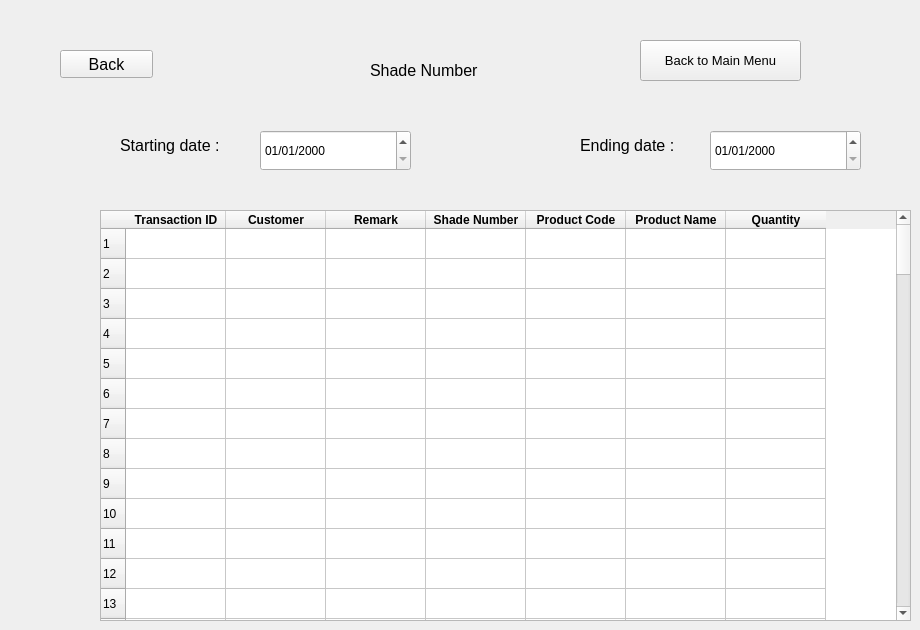
    <widget class="QWidget" name="shade_view_by_custom">
     <widget class="QPushButton" name="back_view_rm_9">
      <property name="geometry">
       <rect>
        <x>60</x>
        <y>50</y>
        <width>93</width>
        <height>28</height>
       </rect>
      </property>
      <property name="font">
       <font>
        <pointsize>12</pointsize>
       </font>
      </property>
      <property name="text">
       <string>Back</string>
      </property>
     </widget>
     <widget class="QLabel" name="label_62">
      <property name="geometry">
       <rect>
        <x>370</x>
        <y>50</y>
        <width>151</width>
        <height>41</height>
       </rect>
      </property>
      <property name="font">
       <font>
        <pointsize>12</pointsize>
       </font>
      </property>
      <property name="text">
       <string>Shade Number</string>
      </property>
     </widget>
     <widget class="QPushButton" name="pushButton_13">
      <property name="geometry">
       <rect>
        <x>640</x>
        <y>40</y>
        <width>161</width>
        <height>41</height>
       </rect>
      </property>
      <property name="font">
       <font>
        <pointsize>10</pointsize>
       </font>
      </property>
      <property name="text">
       <string>Back to Main Menu</string>
      </property>
     </widget>
     <widget class="QLabel" name="label_63">
      <property name="geometry">
       <rect>
        <x>580</x>
        <y>120</y>
        <width>181</width>
        <height>51</height>
       </rect>
      </property>
      <property name="font">
       <font>
        <pointsize>12</pointsize>
       </font>
      </property>
      <property name="text">
       <string>Ending date : </string>
      </property>
     </widget>
     <widget class="QLabel" name="label_64">
      <property name="geometry">
       <rect>
        <x>120</x>
        <y>120</y>
        <width>181</width>
        <height>51</height>
       </rect>
      </property>
      <property name="font">
       <font>
        <pointsize>12</pointsize>
       </font>
      </property>
      <property name="text">
       <string>Starting date : </string>
      </property>
     </widget>
     <widget class="QTableWidget" name="shade_view_table">
      <property name="geometry">
       <rect>
        <x>100</x>
        <y>210</y>
        <width>811</width>
        <height>411</height>
       </rect>
      </property>
      <property name="rowCount">
       <number>100</number>
      </property>
      <property name="columnCount">
       <number>7</number>
      </property>
      <row/>
      <row/>
      <row/>
      <row/>
      <row/>
      <row/>
      <row/>
      <row/>
      <row/>
      <row/>
      <row/>
      <row/>
      <row/>
      <row/>
      <row/>
      <row/>
      <row/>
      <row/>
      <row/>
      <row/>
      <row/>
      <row/>
      <row/>
      <row/>
      <row/>
      <row/>
      <row/>
      <row/>
      <row/>
      <row/>
      <row/>
      <row/>
      <row/>
      <row/>
      <row/>
      <row/>
      <row/>
      <row/>
      <row/>
      <row/>
      <row/>
      <row/>
      <row/>
      <row/>
      <row/>
      <row/>
      <row/>
      <row/>
      <row/>
      <row/>
      <row/>
      <row/>
      <row/>
      <row/>
      <row/>
      <row/>
      <row/>
      <row/>
      <row/>
      <row/>
      <row/>
      <row/>
      <row/>
      <row/>
      <row/>
      <row/>
      <row/>
      <row/>
      <row/>
      <row/>
      <row/>
      <row/>
      <row/>
      <row/>
      <row/>
      <row/>
      <row/>
      <row/>
      <row/>
      <row/>
      <row/>
      <row/>
      <row/>
      <row/>
      <row/>
      <row/>
      <row/>
      <row/>
      <row/>
      <row/>
      <row/>
      <row/>
      <row/>
      <row/>
      <row/>
      <row/>
      <row/>
      <row/>
      <row/>
      <row/>
      <column>
       <property name="text">
        <string>Transaction ID</string>
       </property>
       <property name="font">
        <font>
         <weight>75</weight>
         <bold>true</bold>
        </font>
       </property>
      </column>
      <column>
       <property name="text">
        <string>Customer</string>
       </property>
       <property name="font">
        <font>
         <weight>75</weight>
         <bold>true</bold>
        </font>
       </property>
      </column>
      <column>
       <property name="text">
        <string>Remark</string>
       </property>
       <property name="font">
        <font>
         <weight>75</weight>
         <bold>true</bold>
        </font>
       </property>
      </column>
      <column>
       <property name="text">
        <string>Shade Number</string>
       </property>
       <property name="font">
        <font>
         <weight>75</weight>
         <bold>true</bold>
        </font>
       </property>
      </column>
      <column>
       <property name="text">
        <string>Product Code</string>
       </property>
       <property name="font">
        <font>
         <weight>75</weight>
         <bold>true</bold>
        </font>
       </property>
      </column>
      <column>
       <property name="text">
        <string>Product Name</string>
       </property>
       <property name="font">
        <font>
         <weight>75</weight>
         <bold>true</bold>
        </font>
       </property>
      </column>
      <column>
       <property name="text">
        <string>Quantity</string>
       </property>
       <property name="font">
        <font>
         <weight>75</weight>
         <bold>true</bold>
        </font>
       </property>
      </column>
      <item row="0" column="5">
       <property name="text">
        <string/>
       </property>
       <property name="flags">
        <set>ItemIsSelectable|ItemIsDragEnabled|ItemIsEnabled</set>
       </property>
      </item>
      <item row="1" column="5">
       <property name="text">
        <string/>
       </property>
       <property name="flags">
        <set>ItemIsSelectable|ItemIsDragEnabled|ItemIsEnabled</set>
       </property>
      </item>
      <item row="2" column="5">
       <property name="text">
        <string/>
       </property>
       <property name="flags">
        <set>ItemIsSelectable|ItemIsDragEnabled|ItemIsEnabled</set>
       </property>
      </item>
      <item row="3" column="5">
       <property name="text">
        <string/>
       </property>
       <property name="flags">
        <set>ItemIsSelectable|ItemIsDragEnabled|ItemIsEnabled</set>
       </property>
      </item>
      <item row="4" column="5">
       <property name="text">
        <string/>
       </property>
       <property name="flags">
        <set>ItemIsSelectable|ItemIsDragEnabled|ItemIsEnabled</set>
       </property>
      </item>
      <item row="5" column="5">
       <property name="text">
        <string/>
       </property>
       <property name="flags">
        <set>ItemIsSelectable|ItemIsDragEnabled|ItemIsEnabled</set>
       </property>
      </item>
      <item row="6" column="5">
       <property name="text">
        <string/>
       </property>
       <property name="flags">
        <set>ItemIsSelectable|ItemIsDragEnabled|ItemIsEnabled</set>
       </property>
      </item>
      <item row="7" column="5">
       <property name="text">
        <string/>
       </property>
       <property name="flags">
        <set>ItemIsSelectable|ItemIsDragEnabled|ItemIsEnabled</set>
       </property>
      </item>
     </widget>
     <widget class="QDateEdit" name="shade_view_start_date">
      <property name="geometry">
       <rect>
        <x>260</x>
        <y>130</y>
        <width>151</width>
        <height>41</height>
       </rect>
      </property>
      <property name="displayFormat">
       <string>dd/MM/yyyy</string>
      </property>
     </widget>
     <widget class="QDateEdit" name="shade_view_end_date">
      <property name="geometry">
       <rect>
        <x>710</x>
        <y>130</y>
        <width>151</width>
        <height>41</height>
       </rect>
      </property>
      <property name="displayFormat">
       <string>dd/MM/yyyy</string>
      </property>
     </widget>
    </widget>
